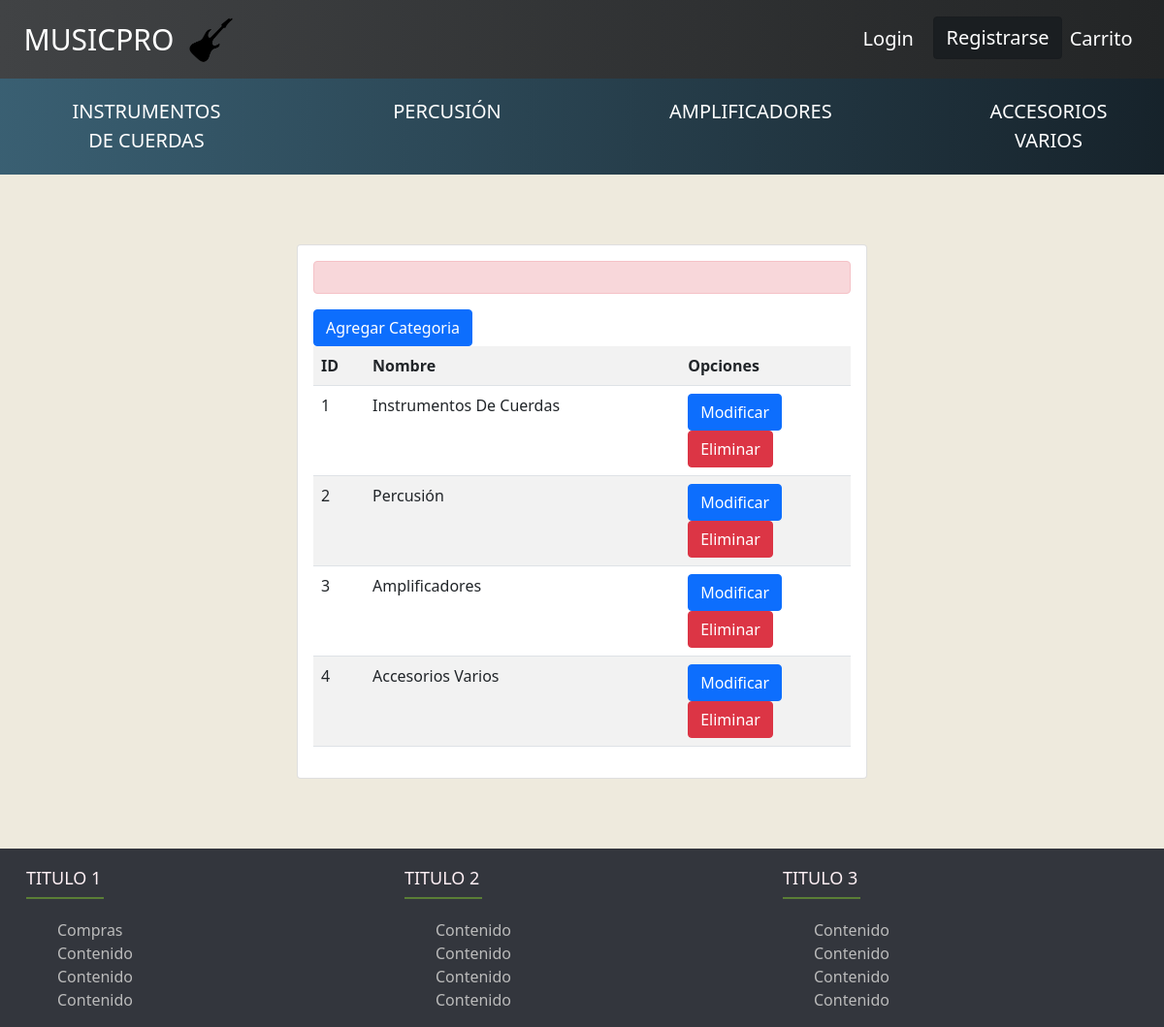
Page /list_category/ on the earlier database version.
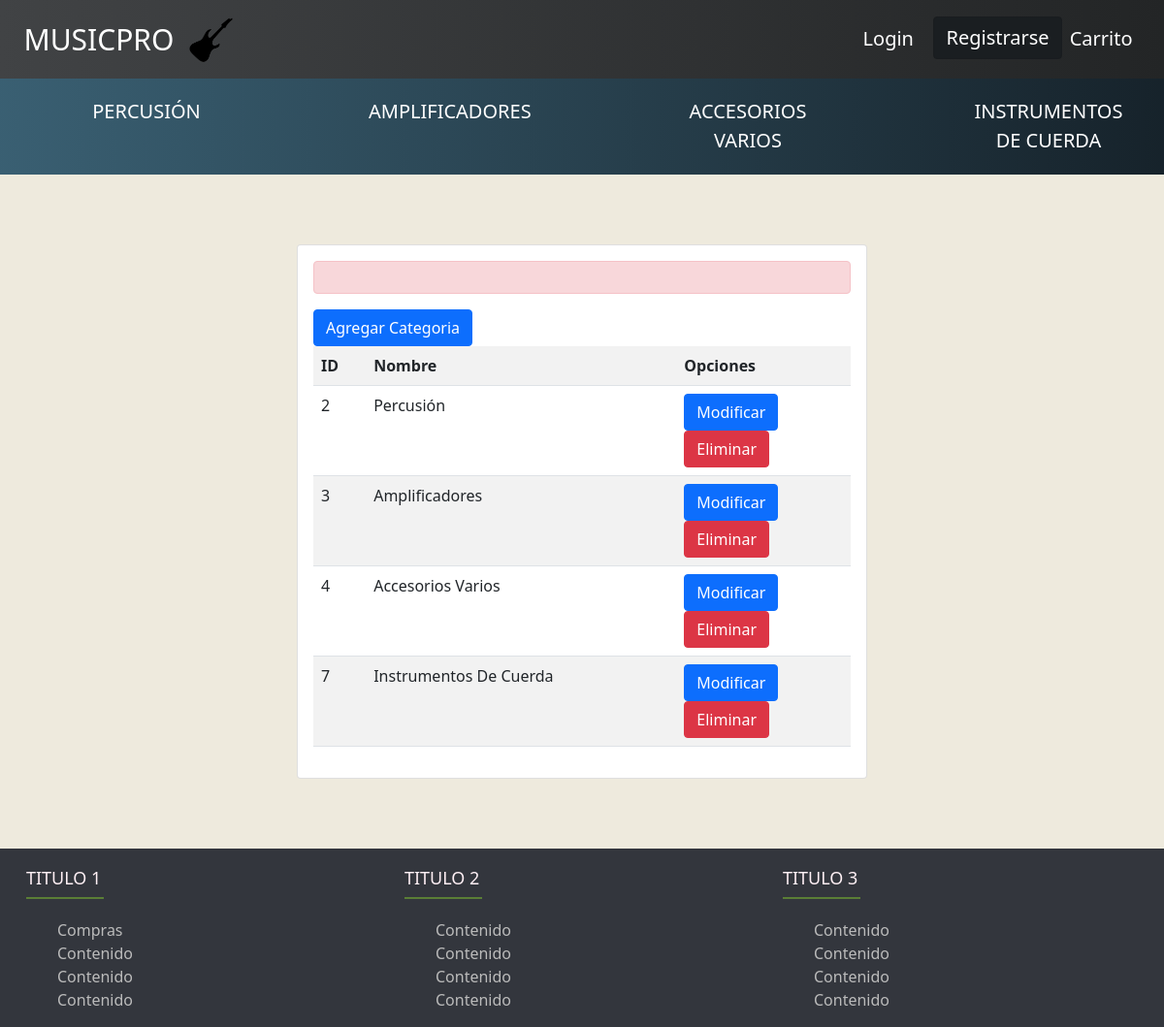
Same page on the later database version.
### core/models.py (models this page shows, shortened)
class Categoria(models.Model):
    categoria = models.CharField(max_length=200, null=False)

### core/views.py (the view)
# urls.py: path('list_category/', views.list_category, name="list_category"),
def list_category(request):
    all_categorias = Categoria.objects.all()
    data ={
        'all_categorias':all_categorias
    }
    return render(request, 'core/list_category.html', data)

### core/templates/core/list_category.html (shortened to what this page needs)
{% extends 'core/base.html' %}
{% block content %}
{% load humanize %}
<br>
<br>
<br>
<div class="row">
    <div class="col-12 col-md-6 offset-md-3">
        <div class="card">
            <div class="card-body">
                <div>
                    <p class="alert alert-danger">{{ mensaje }}</p>
                    <a class="btn btn-primary text-align-center" href="{% url 'new_category' %}">Agregar Categoria</a>
                </div>
                <table class="table table-striped table-hover">
                    <tr>
                        <th>ID</th>
                        <th>Nombre</th>
                        <th>Opciones</th>
                    </tr>
                    {% for c in all_categorias %}
                    <tr>
                        <td>{{ c.id | title }}</td>
                        <td>{{ c.categoria | title }}</td>
                        <td>
                            <a class="btn btn-primary" href="{% url 'modify_category' c.id %}">Modificar</a>
                            <br>
                            <a class="btn btn-danger" href="{% url 'delete_category' c.id %}">Eliminar</a>
                        </td>
                    </tr>
                    {% endfor %}
                </table>
            </div>
        </div>
    </div>
</div>
<br>
<br>
<br>
{% endblock %}

### core/templates/core/base.html (shortened to what the changed rows need)
{% load static %}
<!DOCTYPE html>
<html lang="es">
<head>
    <link rel="stylesheet" href="https://cdn.jsdelivr.net/npm/bootstrap-icons@1.5.0/font/bootstrap-icons.css">
    <link href="https://cdn.jsdelivr.net/npm/bootstrap@5.0.1/dist/css/bootstrap.min.css" rel="stylesheet">
    <link rel="stylesheet" href="{% static 'css/index.css' %}">
</head>
<body class="uwu">
    <div class="row">
        <div class="bottom_nav">
            <ul class="row">
                {% for c in all_categorias %}
                <li class="col col-md-2 col-sm-3 col-xs-6 "><a class="text-decoration-none" href="{% url 'sub_categories' c.id %}">{{c.categoria }}</a></li>
                {% endfor %}
            </ul>
        </div>
    </div>
    {% block content %} {% endblock %}
</body>
</html>

Differences in the rows shown:
removed Categoria: categoria "INSTRUMENTOS DE CUERDAS", id "1", categoria "Instrumentos De Cuerdas"
added Categoria: categoria "INSTRUMENTOS DE CUERDA", id "7", categoria "Instrumentos De Cuerda"
